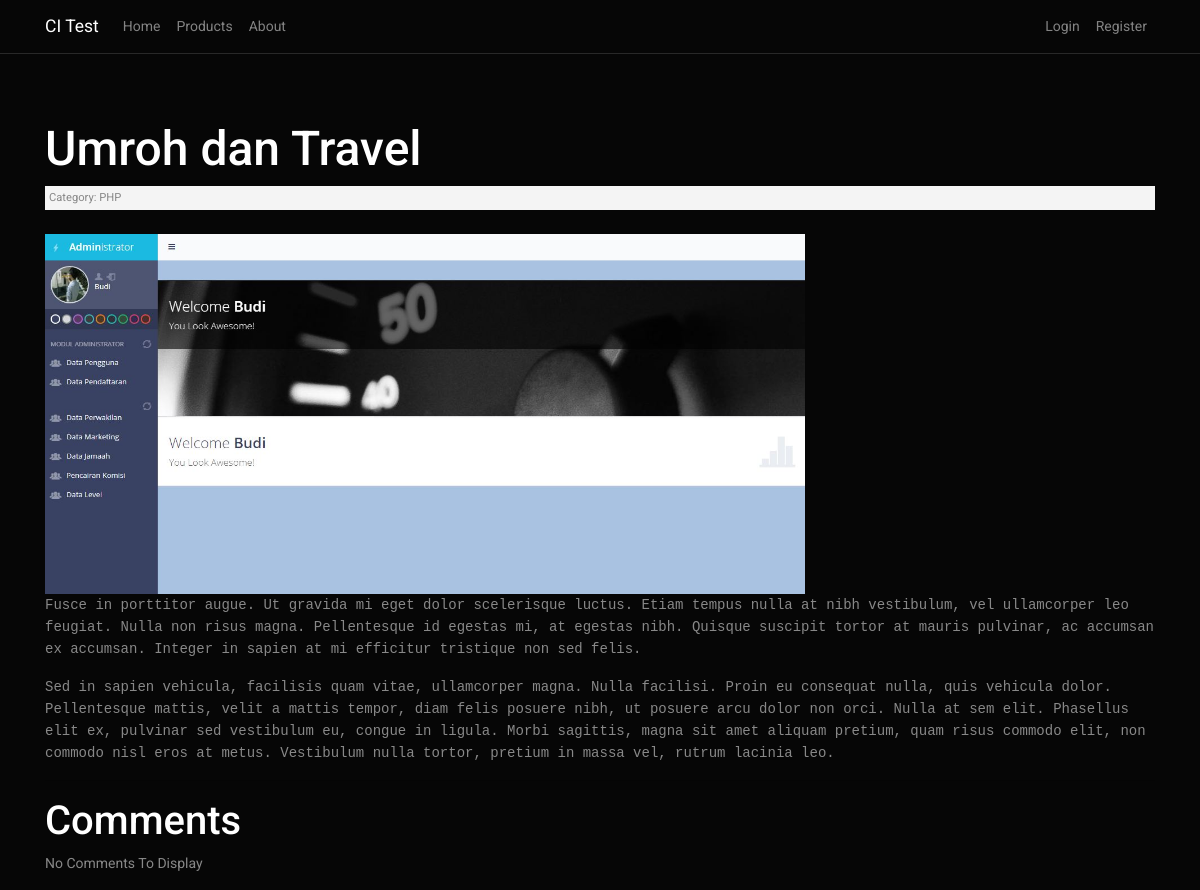
The app's page /products/Umroh dan Travel with its own data.
### tables this page shows
CREATE TABLE `products` (
  `id` int(11) NOT NULL,
  `name` varchar(255) NOT NULL,
  `info` text NOT NULL,
  `category` varchar(255) NOT NULL,
  `pictures` varchar(255) NOT NULL
);

### application/controllers/Products.php (called while the page is built, shortened)
<?php
	class Products extends CI_Controller{
		public function view($name = NULL){
			$name2 = urldecode($name);
			$data['product'] = $this->product_model->get_products($name2);
			$product_id = $data['product']['id'];
			$data['comments'] = $this->comment_model->get_comments($product_id);
			$data['title'] = $data['product']['name'];
			$this->load->view('templates/header');
			$this->load->view('products/view', $data);
			$this->load->view('templates/footer');
		}
	}

### index.php (called while the page is built, shortened)
<?php
require_once BASEPATH.'core/CodeIgniter.php';

### application/models/Product_model.php (called while the page is built, shortened)
<?php
	class Product_model extends CI_Model{
		public function get_products($name = FALSE, $limit = FALSE, $offset = FALSE){
			$query = $this->db->get_where('products', array('name' => $name));
			return $query->row_array();
		}
	}

### application/views/products/view.php (the view, shortened to what this page needs)
<h2><?php echo $product['name']; ?></h2>
<small class="product-date">Category: <?php echo $product['category']; ?></small><br>
<img src="<?php echo site_url(); ?>assets/images/products/<?php echo $product['pictures']; ?>" width="760" height="360">
<div class="product-body">
	<?php echo $product['info']; ?>
</div>
<hr>
<h3>Comments</h3>
<?php if($comments) : ?>
	<?php foreach($comments as $comment) : ?>
		<div class="well">
			<h5><?php echo $comment['text']; ?> [by <strong><?php echo $comment['name']; ?></strong>]</h5>
		</div>
	<?php endforeach; ?>
<?php else : ?>
	<p>No Comments To Display</p>
<?php endif; ?>

### assets/css/style.css (style rules this page uses)
.product-date { background:#f4f4f4; padding:4px; margin:3px 0; display:block; }

### records on screen
products: name "Umroh dan Travel", category "PHP", pictures (picture), info "Fusce in porttitor augue. Ut gravida mi eget dolor scelerisque luctus. Etiam tempus nulla at nibh vestibulum, vel ullamcorper leo feugiat. Nulla non risus magna. Pellentesque id egestas mi, at egestas nibh. Quisque suscipit tortor at mauris pulvinar, ac accumsan ex accumsan. Integer in sapien at mi efficitur tristique non sed felis. Sed in sapien vehicula, facilisis quam vitae, ullamcorper magna. Nulla facilisi. Proin eu consequat nulla, quis vehicula dolor. Pellentesque mattis, velit a mattis tempor, diam felis posuere nibh, ut posuere arcu dolor non orci. Nulla at sem elit. Phasellus elit ex, pulvinar sed vestibulum eu, congue in ligula. Morbi sagittis, magna sit amet aliquam pretium,…"
